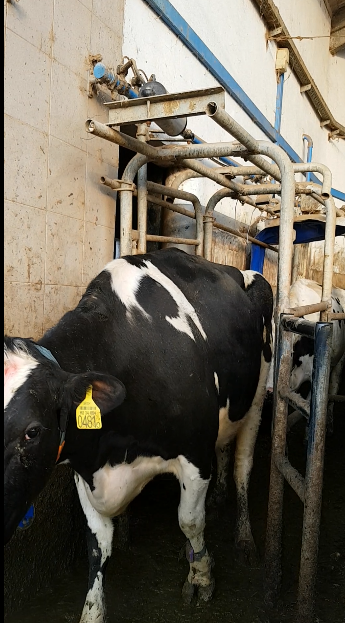
#> input picture tehen.PNG, 345 x 623 px, found by its file name
$ python test.py
#> lines starting #> are read from the running program, lines starting #| are printed output that depends on the picture
import cv2

cmyk_scale=100

def rgb_to_cmyk(r,g,b):
    if (r == 0) and (g == 0) and (b == 0):
        # black
        return 0, 0, 0

    # rgb [0,255] -> cmy [0,1]
    c = 1 - r / 255.
    m = 1 - g / 255.
    y = 1 - b / 255.

    # extract out k [0,1]
    min_cmy = min(c, m, y)
    c = (c - min_cmy) / (1 - min_cmy)
    m = (m - min_cmy) / (1 - min_cmy)
    y = (y - min_cmy) / (1 - min_cmy)
    k = min_cmy

    # rescale to the range [0,cmyk_scale]
    return c*cmyk_scale, m*cmyk_scale, y*cmyk_scale

image =cv2.imread("tehen.png")
#> image is the input picture: shape (623, 345, 3); mean B, G, R 86.5, 99, 105.4

imageWidth = image.shape[1] #Get image width
#> imageWidth = 345
imageHeight = image.shape[0] #Get image height
#> imageHeight = 623

xPos, yPos = 0, 0

while xPos < imageWidth: #Loop through rows
    while yPos < imageHeight: #Loop through collumns
        k=rgb_to_cmyk(image.item(yPos,xPos,2),image.item(yPos,xPos,1),image.item(yPos,xPos,0))


        if(k[2]<50 ):
            image.itemset((yPos, xPos, 0), 0) #Set B to 255
            image.itemset((yPos, xPos, 1), 0) #Set G to 255
            image.itemset((yPos, xPos, 2), 0) #Set R to 255

        yPos = yPos + 1 #Increment Y position by 1

    yPos = 0
    xPos = xPos + 1 #Increment X position by 1
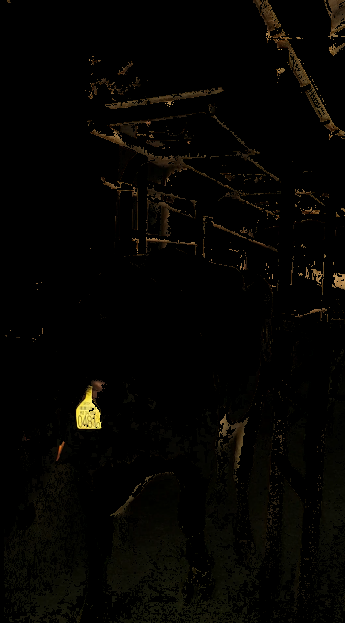
#> image: shape (623, 345, 3); mean B, G, R 1.9, 4.3, 5.2

#cv2.imshow("img",image)
#cv2.waitKey(0)
cv2.imwrite("processed_image.jpg",image)
